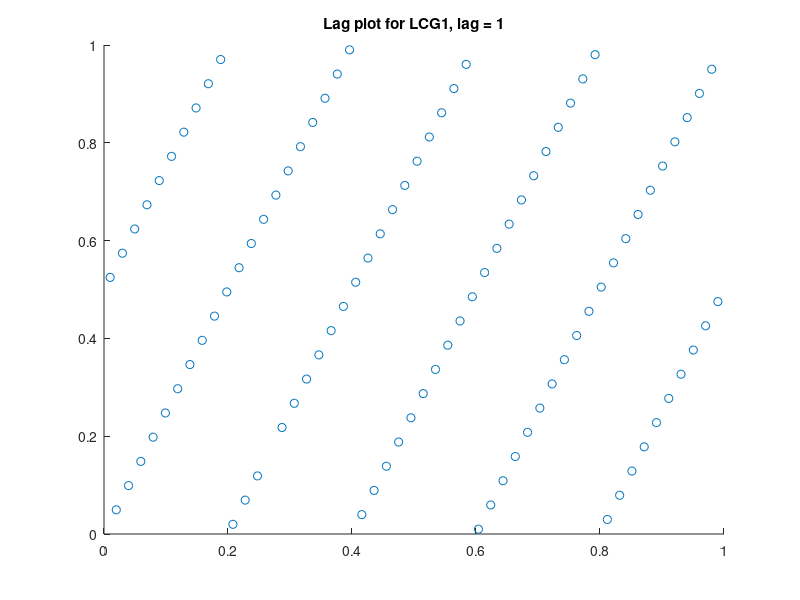
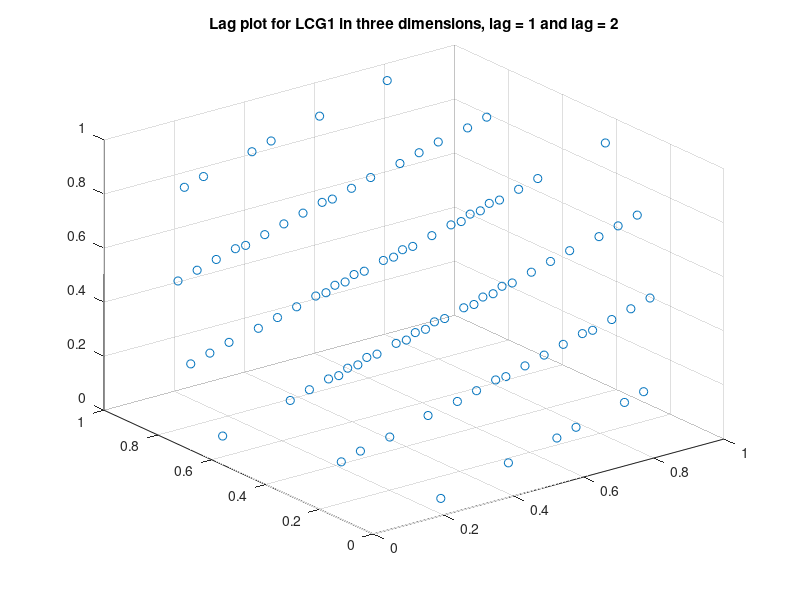
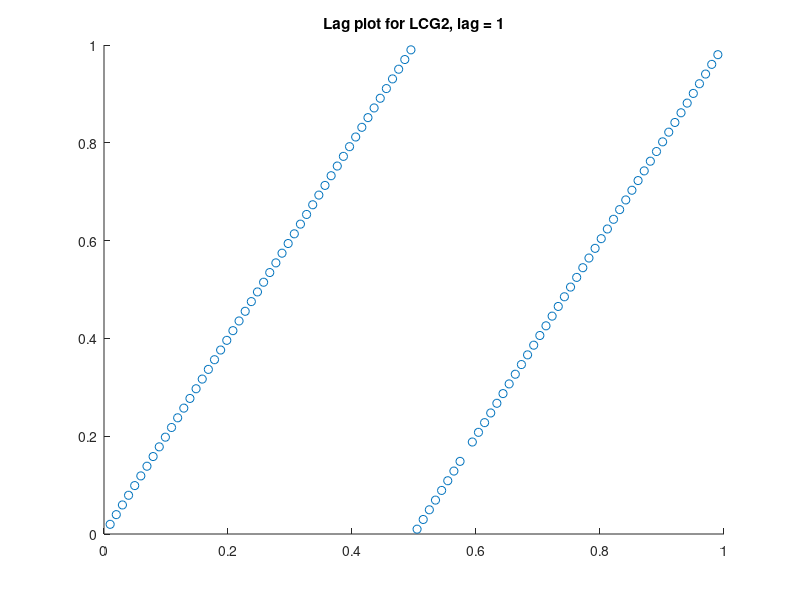
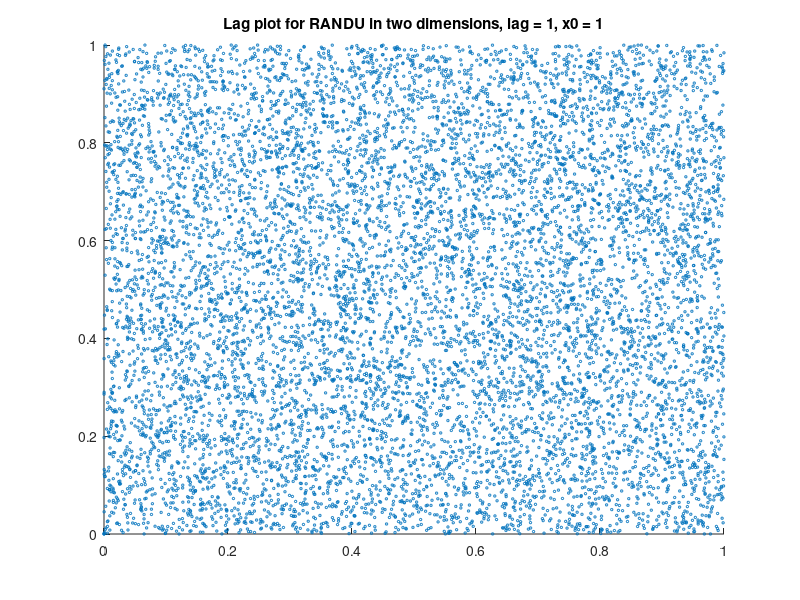

MATLAB code for these plots, in order:
clear all;
close all;
clc;

%% Consider the two LCGs: LCG1: a = 18, m = 101; LCG2: a = 2, m = 101
% a. Check whether they are full period
% b. Plot all pairs (Ui, Ui+1) in a unit square and comment the results

% LCG 1
x0 = 17;
a = 53;
m = 101;

sequence_1 = zeros(m - 1, 1); % note: 0 is a standpoint for a multiplicative LCG,
% it will never be reached. Because of this the period is at most m-1

sequence_1(1) = x0;
for i = 2:m-1
    sequence_1(i) = mod(a*sequence_1(i-1), m);
end

% normalize
sequence_1 = sequence_1/m;

% check for full periodicity
if (size(sequence_1) == size(unique(sequence_1)))
    if (sort(sequence_1) == unique(sequence_1))  % unique sorts the values
        disp('LCG1 full period!')
    end
end

figure, scatter(sequence_1(1:m-2), sequence_1(2:m-1))
title('Lag plot for LCG1, lag = 1')
figure, scatter3(sequence_1(1:m-3), sequence_1(2:m-2), sequence_1(3:m - 1))
title('Lag plot for LCG1 in three dimensions, lag = 1 and lag = 2')


% LCG 2
x0 = 17;
a = 2;
m = 101;

sequence_2 = zeros(m - 1, 1);

sequence_2(1) = x0;
for i = 2:m-1
    sequence_2(i) = mod(a*sequence_2(i-1), m);
end

% normalize
sequence_2 = sequence_2/m;

% check for full periodicity
if (size(sequence_2) == size(unique(sequence_2)))
    if (sort(sequence_2) == unique(sequence_2)) % unique sorts the values
        disp('LCG1 full period!')
    end
end

figure, scatter(sequence_2(1:m-2), sequence_2(2:m-1))
title('Lag plot for LCG2, lag = 1')

%% Consider the LCG with a = 65539, m = 2^31
% a. Plot all pairs (Ui, Ui+1) in a unit square and comment the results
% b. Plot all triples (Ui, Ui+1, Ui+2) in a unit cube and comment the results

% LCG 3
x0 = 1;
a = 65539;
m = 2^31;

limit = 10000;
sequence_1 = zeros(limit - 1, 1);

sequence_1(1) = x0;
for i = 2:limit-1
    sequence_1(i) = mod(a*sequence_1(i-1), m);
end

sequence_1 = sequence_1/m;

figure, scatter(sequence_1(1:limit-2), sequence_1(2:limit-1), 3)
title('Lag plot for RANDU in two dimensions, lag = 1, x0 = 1')
figure, scatter3(sequence_1(1:limit-3), sequence_1(2:limit-2), sequence_1(3:limit - 1), 1)
title('Lag plot for RANDU in three dimensions, lag = 1 and lag = 2, x0 = 1')